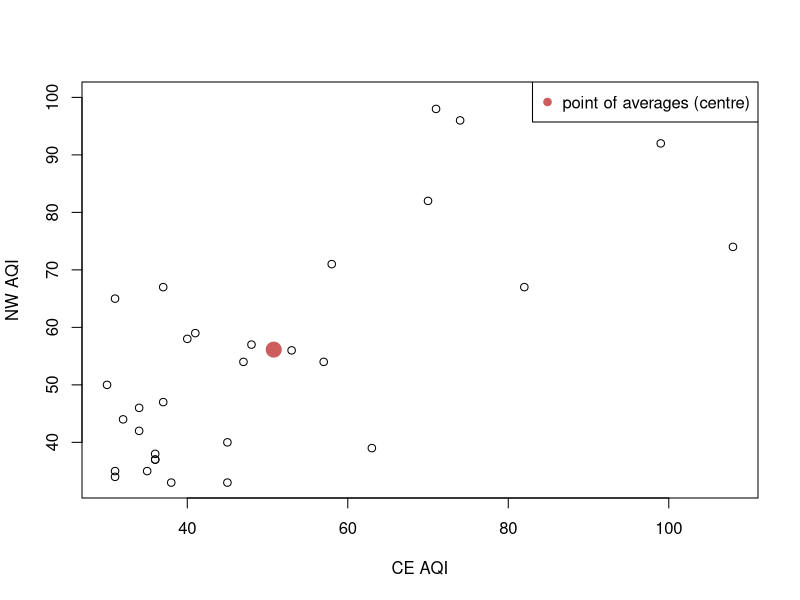
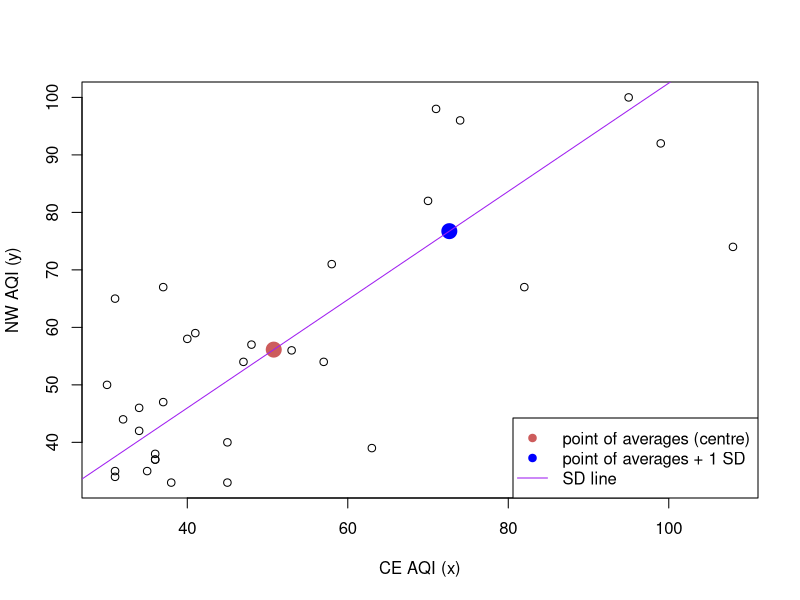
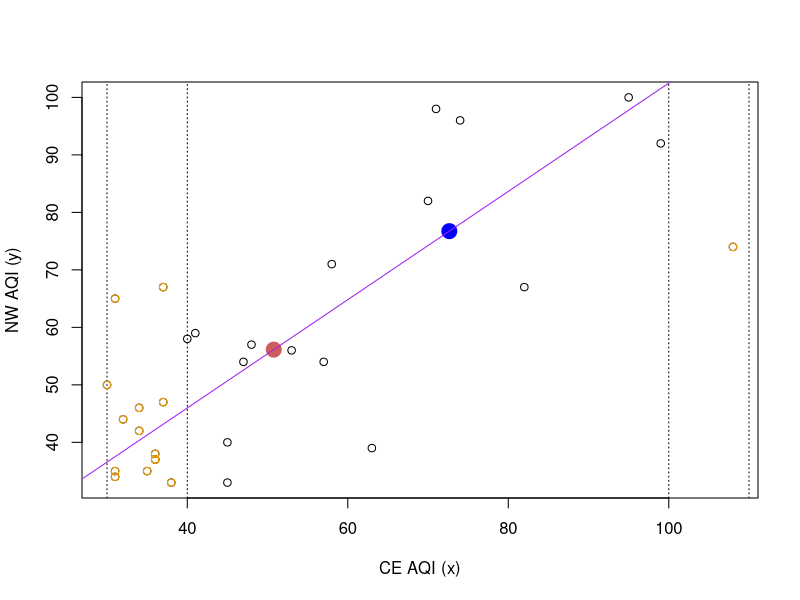
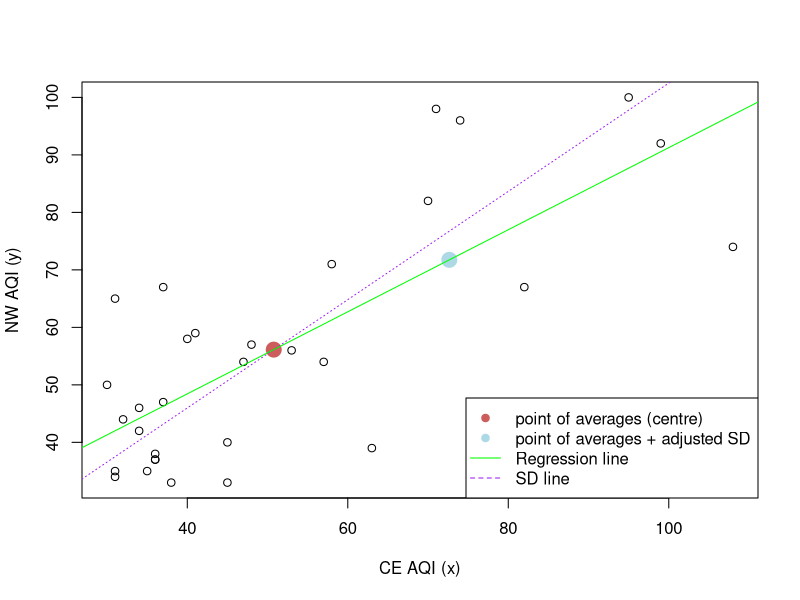
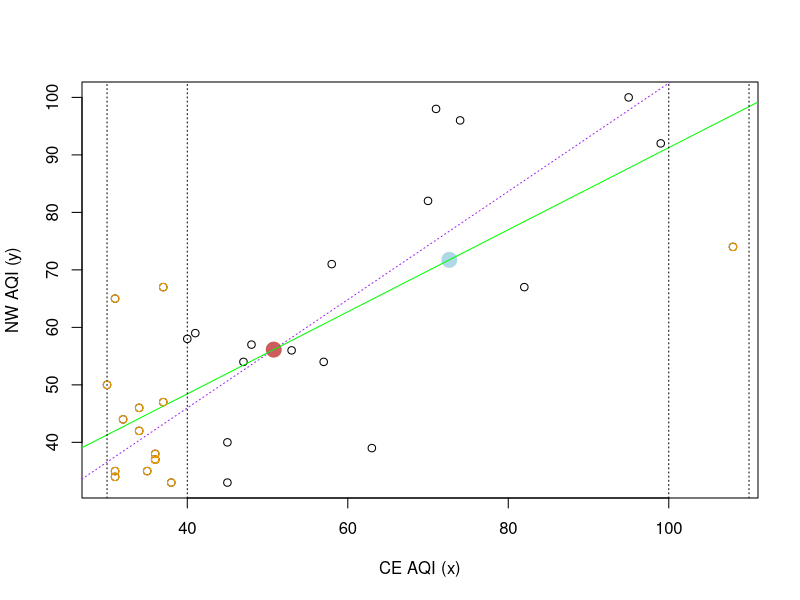
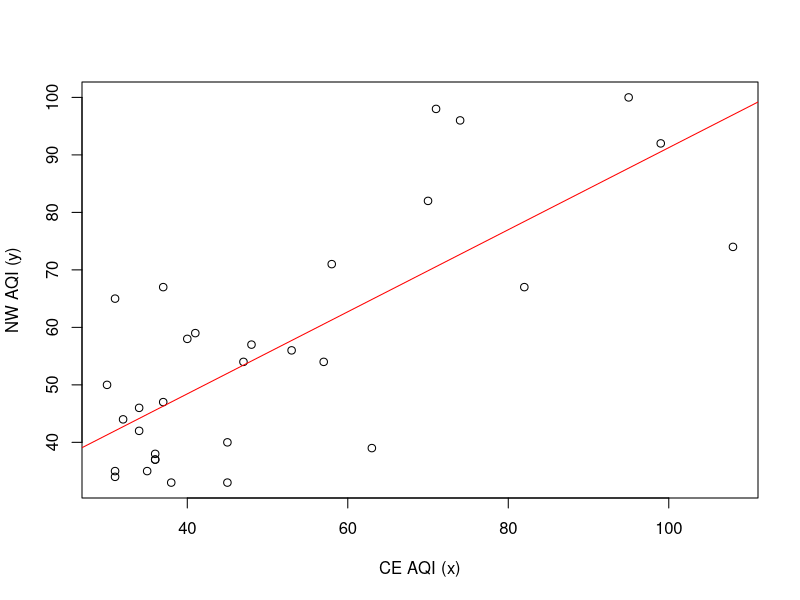
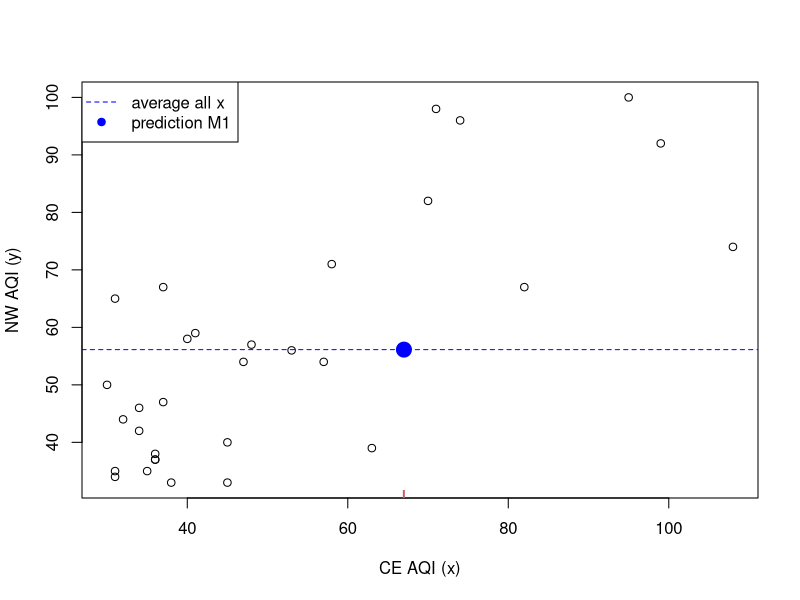
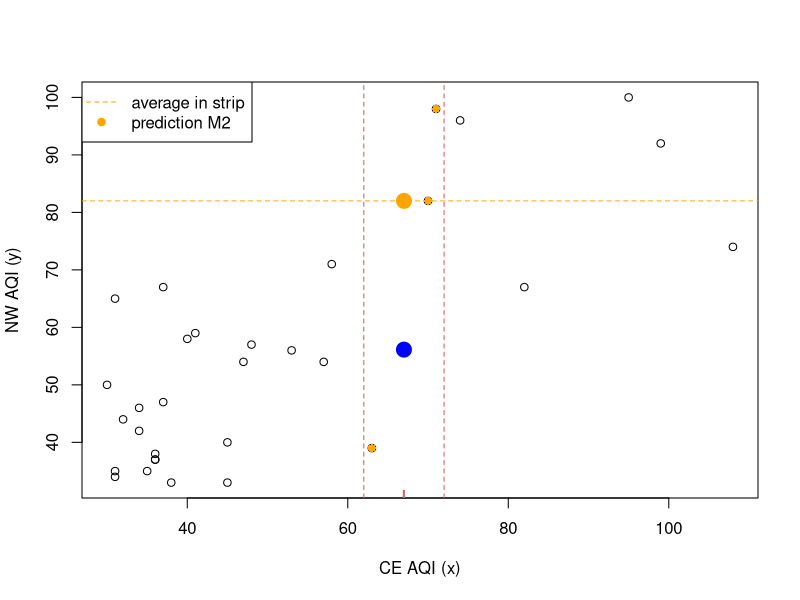

Here is the R script that generated these plots, in order:
## ---- chunk 1
library(knitr)
opts_chunk$set(tidy = TRUE, cache = FALSE) 
library(knitr)
## ---- chunk 2

## ---- chunk 3

## ---- chunk 4
data = read.csv("data/AQI_July2015.csv")
## ---- chunk 5
head(data)
## ---- chunk 6
CE = data$SydneyCEAQI
NW = data$SydneyNWAQI
plot(CE, NW, xlab="CE AQI", ylab="NW AQI")
points(mean(CE),mean(NW), col = "indianred",pch=19,cex = 2)  # point of averages (centre)
legend("topright",c("point of averages (centre)"),col="indianred",pch=19)
## ---- chunk 7
cor(CE,NW)
## ---- chunk 8
CE = data$SydneyCEAQI
NW = data$SydneyNWAQI
plot(CE, NW, xlab="CE AQI (x)", ylab="NW AQI (y)")
points(mean(CE),mean(NW), col = "indianred", pch = 19, cex = 2)  # point of averages (centre)
points(mean(CE)+sd(CE),mean(NW)+sd(NW), col = "blue", pch = 19, cex = 2)
abline(a = mean(NW) - sd(NW)/sd(CE)*mean(CE),
       b = sd(NW)/sd(CE), col = "purple", lwd = 1)
legend("bottomright",c("point of averages (centre)","point of averages + 1 SD","SD line"),col=c("indianred","blue","purple"),pch=c(19,19,NA),lty = c(NA, NA, 1))
## ---- chunk 9
CE = data$SydneyCEAQI
NW = data$SydneyNWAQI
plot(CE, NW, xlab="CE AQI (x)", ylab="NW AQI (y)")
points(mean(CE),mean(NW), col = "indianred", pch = 19, cex = 2)  # point of averages (centre)
points(mean(CE)+sd(CE),mean(NW)+sd(NW), col = "blue", pch = 19, cex = 2)
abline(a = mean(NW) - sd(NW)/sd(CE)*mean(CE),
       b = sd(NW)/sd(CE), col = "purple", lwd = 1)
abline(v=c(30, 40), lty = 3)
with(subset(data, SydneyCEAQI >= 30 & SydneyCEAQI < 40),
     points(SydneyCEAQI, SydneyNWAQI, col="orange"))
abline(v=c(100, 110), lty = 3)
with(subset(data, SydneyCEAQI >= 100 & SydneyCEAQI < 110),
     points(SydneyCEAQI, SydneyNWAQI, col="orange"))
## ---- chunk 10
CE = data$SydneyCEAQI
NW = data$SydneyNWAQI
plot(CE, NW, xlab="CE AQI (x)", ylab="NW AQI (y)")
points(mean(CE),mean(NW), col = "indianred", pch = 19, cex = 2)  # point of averages (centre)
points(mean(CE)+sd(CE),mean(NW)+cor(CE,NW)*sd(NW), col = "lightblue", pch = 19, cex = 2)
abline(a = mean(NW) - sd(NW)/sd(CE)*mean(CE),
       b = sd(NW)/sd(CE), col = "purple", lwd = 1, lty=3)
abline(a = mean(NW) - cor(CE,NW)*sd(NW)/sd(CE)*mean(CE),
       b = cor(CE,NW)*sd(NW)/sd(CE), col = "green", lwd = 1)
legend("bottomright",c("point of averages (centre)","point of averages + adjusted SD","Regression line", "SD line"),col=c("indianred","lightblue","green", "purple"),pch=c(19,19,NA,NA),lty = c(NA, NA, 1,2))
## ---- chunk 11
plot(CE, NW, xlab="CE AQI (x)", ylab="NW AQI (y)")
points(mean(CE),mean(NW), col = "indianred", pch = 19, cex = 2)  # point of averages (centre)
points(mean(CE)+sd(CE),mean(NW)+cor(CE,NW)*sd(NW), col = "lightblue", pch = 19, cex = 2)
abline(a = mean(NW) - sd(NW)/sd(CE)*mean(CE),
       b = sd(NW)/sd(CE), col = "purple", lwd = 1, lty=3)
abline(a = mean(NW) - cor(CE,NW)*sd(NW)/sd(CE)*mean(CE),
       b = cor(CE,NW)*sd(NW)/sd(CE), col = "green", lwd = 1)
abline(v=c(30, 40), lty = 3)
with(subset(data, SydneyCEAQI >= 30 & SydneyCEAQI < 40),
     points(SydneyCEAQI, SydneyNWAQI, col="orange"))
abline(v=c(100, 110), lty = 3)
with(subset(data, SydneyCEAQI >= 100 & SydneyCEAQI < 110),
     points(SydneyCEAQI, SydneyNWAQI, col="orange"))
## ---- chunk 12
lm(NW~CE)
## ---- chunk 13
model= lm(NW~CE)
model$coeff
## ---- chunk 14
plot(CE, NW, xlab="CE AQI (x)", ylab="NW AQI (y)")
abline(lm(NW ~ CE), col = "red")
## ---- chunk 15
mean(NW)
## ---- chunk 16
x.0<-c(67,min(NW)-4)
plot(CE, NW, xlab="CE AQI (x)", ylab="NW AQI (y)")
abline(h=mean(NW),lty=2,col="blue")
points(x.0[1],x.0[2], col = "indianred", pch = "|", cex = 2)  # point of averages (centre)

points(67,mean(NW), col = "blue", pch = 19, cex = 2)  # point of averages (centre)
legend("topleft", legend=c("average all x", "prediction M1"), col=c("blue","blue"), pch=c(NA,19), lty=c(2,NA))
## ---- chunk 17
plot(CE, NW, xlab="CE AQI (x)", ylab="NW AQI (y)")

points(x.0[1],x.0[2], col = "indianred", pch = "|", cex = 2)  # point of averages (centre)


gav <- data[data$SydneyCEAQI<(67+5)&data$SydneyCEAQI>(67-5),2:3]
#gavnum <- with(data, tapply(SydneyNWAQI, round(SydneyCEAQI, 0), length))
points( gav, col = "orange", pch = 16)
#text(as.numeric(names(gav)), gav, gavnum, pos = 3)
avg.x <- mean(as.numeric(data[data$SydneyCEAQI<(67+5)&data$SydneyCEAQI>(67-5),3][[1]]))
abline(v=67+5,lty=2, col="indianred")
abline(v=67-5,lty=2,col="indianred")
abline(h=avg.x,lty=2,col="orange")
points(67,mean(NW), col = "blue", pch = 19, cex = 2)  # point of averages (centre)
points(67,avg.x, col = "orange", pch = 19, cex = 2)  # point of averages (centre)

legend("topleft", legend=c("average in strip", "prediction M2"), col=c("orange","orange"), pch=c(NA,19), lty=c(2,NA))
## ---- chunk 18
lm.fit <- lm(NW~CE)
plot(CE, NW, xlab="CE AQI (x)", ylab="NW AQI (y)")
abline(a = mean(NW) - cor(CE,NW)*sd(NW)/sd(CE)*mean(CE),
       b = cor(CE,NW)*sd(NW)/sd(CE), col = "green", lwd = 1)
#points(99, 91, col = "green", pch = 19, cex=1)
#points(36, 45.6, col = "green", pch = 19, cex=1)
#text(as.numeric(names(gav)), gav, gavnum, pos = 3)
points(67,mean(NW), col = "blue", pch = 19, cex = 2)  # point of averages (centre)
points(67,avg.x, col = "orange", pch = 19, cex = 2)  # point of averages (centre)
points(67, predict.lm(lm.fit,data.frame(CE=67)), col = "green", pch = 19, cex=2)


legend("topleft", legend=c("regression line", "prediction M3"), col=c("green","green"), pch=c(NA,19), lty=c(1,NA))
## ---- chunk 19
par(mfrow = c(1,2))
plot(CE, NW, xlab="CE AQI", ylab="NW AQI")
l1 = lm(NW~CE)
abline(l1, col="green")
legend("topright", legend=c("Reg Line: Y on X"), col=c("green"), lty=c(1), cex=0.8)
plot(NW, CE, xlab="NW AQI", ylab="CE AQI")
l2 = lm(CE~NW)
abline(l2, col="darkgreen")
legend("topright", legend=c("Reg Line: X on Y"), col=c("darkgreen"), lty=c(1), cex=0.8)
## ---- chunk 20
lm(CE~NW)
## ---- chunk 21
lm(NW~CE)
## ---- chunk 22
plot(CE, NW, xlab="CE AQI", ylab="NW AQI")
points(mean(CE),mean(NW), col = "indianred",pch = 19, cex = 2)
abline(lm(NW~CE), col="green")
legend("topright", legend=c("Regression Line"), col=c("green"), lty=1, cex=0.8)
## ---- chunk 23
plot(CE, NW, xlab="CE AQI", ylab="NW AQI")
points(mean(CE),mean(NW), col = "red")
points(CE[10],NW[10], col="orange")
l=lm(NW~CE)
abline(l, col="blue")
segments(CE[10],NW[10],CE[10],l$fitted.values[10], col="orange")
points(CE[10],l$fitted.values[10], col="blue")
## ---- chunk 24
l=lm(NW~CE)
NW[10]-l$fitted.values[10]
# Or directly
l$residuals[10]
## ---- chunk 25
plot(CE,l$residuals, ylab="residuals")
abline(h=0)
## ---- chunk 26
par(mfrow=c(2,1), mai=c(0.8,0.8,0.1,0.1))
plot(CE,NW)
abline(v=mean(CE)-1*sd(CE), col="blue")
abline(v=mean(CE)-1*sd(CE)+10, col="blue")
abline(v=mean(CE)-0.2*sd(CE), col="red")
abline(v=mean(CE)-0.2*sd(CE)+10, col="red")
abline(v=mean(CE)+1*sd(CE), col="purple")
abline(v=mean(CE)+1*sd(CE)+10, col="purple")
abline(l,col="blue")

plot(CE,l$residuals, ylab="residuals")
abline(v=mean(CE)-1*sd(CE), col="blue")
abline(v=mean(CE)-1*sd(CE)+10, col="blue")
abline(v=mean(CE)-0.2*sd(CE), col="red")
abline(v=mean(CE)-0.2*sd(CE)+10, col="red")
abline(v=mean(CE)+1*sd(CE), col="purple")
abline(v=mean(CE)+1*sd(CE)+10, col="purple")
## ---- chunk 27
par(mfrow=c(1,2))
x=c(1,2,3)
y=c(1.1,4.2,9)
plot(x,y, main="Fitting line for 1st 3 data points")
abline(lm(y~x),col="green")
legend("topleft",c("regression line"),col=c("green"),lty = c(1))
x1=c(1,2,3,9,10)
y1=c(1.1,4.2,9,82,100)
plot(x1,y1,main="Long-term trend not linear",xlab="x",ylab="y")
abline(lm(y~x),col="green")
points(9,30,pch=19,col="green")
abline(v=9,col="green",lty=2)
## ---- chunk 28
x1=c(1,2,3,9,10)
y1=c(1.1,4.2,9,82,100)
plot(x1,y1,xlab="x",ylab="y")
curve(x^2,1,10,col="red",add=T,lty=2)
abline(lm(y1~x1),col="green")
legend("topleft", legend=c("regression line", "quadratic line"), col=c("green","red"), lty = c(1,2))
## ---- chunk 29
set.seed(1)
x = (1:100)/10
y1 = x + rnorm(100, 0, 1)
y2 = x + rnorm(100, 0, 1) * (1:100)/50
y3 = (x-5)^2/5 + rnorm(100, 0, 1)

l1 = lm(y1 ~ x)
l2 = lm(y2 ~ x)
l3 = lm(y3 ~ x)

par(mfrow = c(1,3))
plot(x,l1$residuals, ylab = "residuals", main = "No Pattern")
abline(h = 0, col = "red")
plot(x,l2$residuals, ylab = "residuals", main = "Fanning Pattern")
abline(h = 0, col = "red")
plot(x,l3$residuals, ylab = "residuals", main = "Quadratic Pattern")
abline(h = 0, col = "red")
## ---- chunk 30
plot(CE, NW, xlab="CE AQI", ylab="NW AQI")
points(mean(CE),mean(NW), col = "red")
#sd = mean(NW) -(sd(NW)/sd(CE))*mean(CE) +(sd(NW)/sd(CE)) *CE
abline(a=mean(NW) -(sd(NW)/sd(CE))*mean(CE),b=(sd(NW)/sd(CE)), col="green")
abline(v=mean(CE)-sd(CE), col="purple", lty=2)
legend("topright", legend=c("SD Line", "1 SD below the mean"), col=c("green", "purple"), lty=1:2, cex=0.8)
## ---- chunk 31
plot(CE, NW, xlab="CE AQI", ylab="NW AQI")
points(mean(CE),mean(NW), col = "red")
l = lm(NW~CE)
abline(l, col="blue")
abline(a=mean(NW) -(sd(NW)/sd(CE))*mean(CE),b=(sd(NW)/sd(CE)), col="green")
abline(v=mean(CE)-sd(CE), col="purple", lty=2)
abline(h=mean(NW),col="orange")
legend("topright", legend=c("SD Line", "Regression Line", "1 SD below the mean"), col=c("green", "blue", "purple"), lty=c(1,1,2), cex=0.8)
